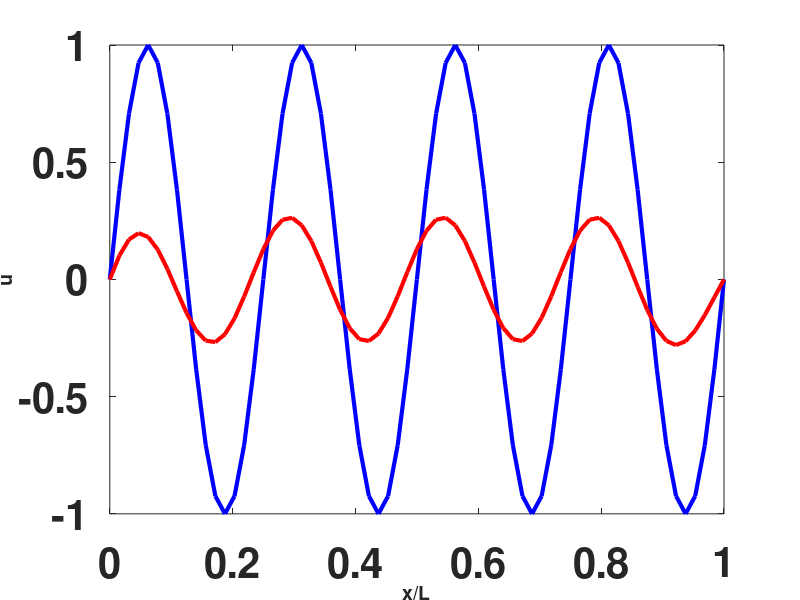

Here is the MATLAB script that generated this plot: (Note: this script raises an error after producing the figure.)

clear

N= 64;
n = N+1; k=8; L=1;
u = zeros(N,1);
x = linspace(0,1,n);
u = sin(k*pi*x/L);
plot(x,u,'blue','LineWidth',3);  hold on;


  set(gca,'fontsize',30)
  set(gca,'fontweight','bold')

for iter=1:10
    
    for i=2:N

        u(i) = (u(i+1)+u(i-1))/2;

    end
    
end  
plot(x,u,'red','LineWidth',3);  hold on;
set(gca,'fontsize',30)
 set(gca,'fontweight','bold')
 
xlabel('x/L','FontSize',14,'FontWeight','bold')
ylabel('u','FontSize',14,'FontWeight','bold')

legend('Initial','Final',14,'FontWeight','bold');

% lambda vs k
N=64;
k = linspace(1,60,100);

for j=1:length(k)
lamda(j) = 1 - (sin(k(j)*pi*0.5/N)).^2;
end

plot(k,lamda,'blue','LineWidth',3);
xlabel('wavenumber, k','FontSize',14,'FontWeight','bold')
ylabel('eigenvalue, \lambda','FontSize',14,'FontWeight','bold')

 set(gca,'fontsize',30)
 set(gca,'fontweight','bold')
 
 % K/N ratio
 
k=1;
N = linspace(2,20,65);
temp= 1./N;
lamda = 1 - (sin(k*pi*0.5*temp)).^2;

plot(temp,lamda,'blue','LineWidth',3);
xlabel('ratio, k/N','FontSize',14,'FontWeight','bold')
ylabel('eigenvalue, \lambda','FontSize',14,'FontWeight','bold')
axis([0 0.5 0.5 1]);
 set(gca,'fontsize',30)
 set(gca,'fontweight','bold')
% N vs lambda
 k=1;
N = linspace(2,20,65);
temp= 1./N;
lamda = 1 - (sin(k*pi*0.5*temp)).^2;

plot(N,lamda,'blue','LineWidth',3);
xlabel('ratio, N','FontSize',14,'FontWeight','bold')
ylabel('eigenvalue, \lambda','FontSize',14,'FontWeight','bold')
%axis([0 0.5 0.5 1]);
 set(gca,'fontsize',30)
 set(gca,'fontweight','bold')


hold off;